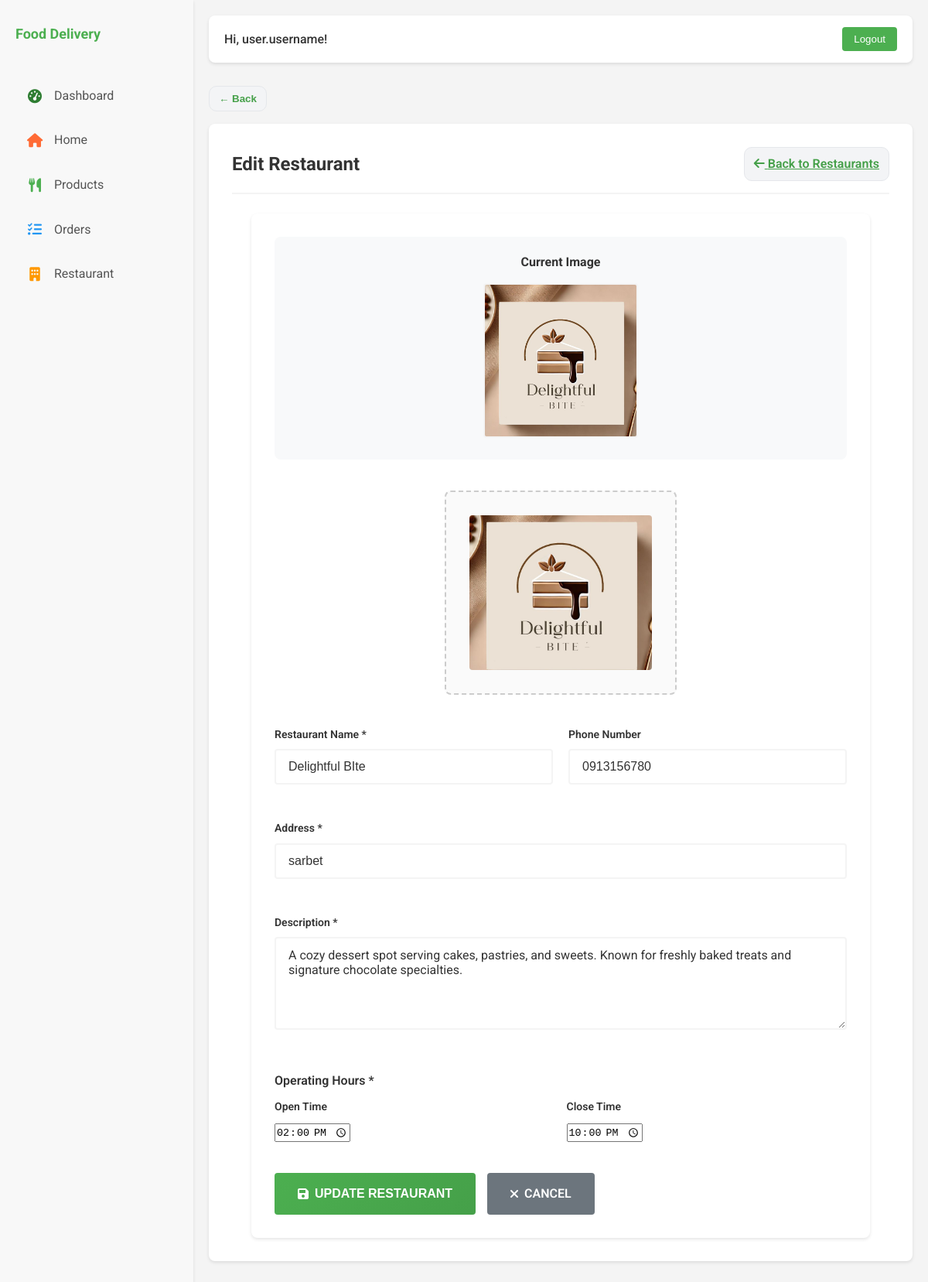
Page /seller/restaurants/edit/19/ (signed in) on the committed database.
### deliveryApp/models.py (models this page shows, shortened)
class Restaurant(models.Model):
    name = models.CharField(max_length=200)
    address = models.CharField(max_length=200)
    discription = models.TextField()
    phone_number = models.CharField(max_length=15, blank=True, null=True)
    image = models.ImageField(upload_to='restaurants/', blank=True, null=True)
    open_time = models.TimeField()
    close_time = models.TimeField()
    created_at = models.DateTimeField(auto_now_add=True)
    added_by = models.ForeignKey(User, on_delete=models.CASCADE, null=True, blank=True)

### deliveryApp/views.py (the view, shortened to what this page needs)
# urls.py: path('seller/restaurants/edit/<int:pk>/', edit_restaurant, name='edit_restaurant'),
@login_required
def edit_restaurant(request, pk):
    restaurant = get_object_or_404(Restaurant, pk=pk)
    return render(request, 'seller/edit_restaurant.html', {'restaurant': restaurant})

### deliveryApp/templates/seller/edit_restaurant.html (shortened to what this page needs)
{% extends './base.html' %}
{% load static %}
{% block content %}
<div class="unified-container">
    <div class="unified-header">
        <h2>Edit Restaurant</h2>
        <a href="{% url 'seller_restaurants' %}" class="btn-back">
            <i class="fas fa-arrow-left"></i> Back to Restaurants
        </a>
    </div>
    <div class="restaurant-form-container">
        <form method="post" enctype="multipart/form-data" class="restaurant-form" id="edit-restaurant-form">
            {% if restaurant.image %}
            <div class="current-image-section">
                <h4>Current Image</h4>
                <img src="{{ restaurant.image.url }}" alt="{{ restaurant.name }}" class="current-image">
            </div>
            {% endif %}
            <div class="restaurant-image-upload">
                <div class="restaurant-image-box {% if restaurant.image %}has-image{% endif %}" id="restaurant-image-box">
                    <label for="image">
                        {% if restaurant.image %}
                        <img src="{{ restaurant.image.url }}" alt="Current Image" class="restaurant-image-preview">
                        {% else %}
                        <img src="" alt="Preview" class="restaurant-image-preview">
                        {% endif %}
                    </label>
                </div>
            </div>
            <div class="form-grid">
                <div class="form-group">
                    <label for="name">Restaurant Name *</label>
                    <input type="text" name="name" id="name" required
                           placeholder="Enter restaurant name" value="{{ restaurant.name }}">
                </div>
                <div class="form-group">
                    <label for="phone_number">Phone Number</label>
                    <input type="text" name="phone_number" id="phone_number"
                           placeholder="Enter phone number" value="{{ restaurant.phone_number }}">
                </div>
                <div class="form-group form-group-full">
                    <label for="address">Address *</label>
                    <input type="text" name="address" id="address" required
                           placeholder="Enter restaurant address" value="{{ restaurant.address }}">
                </div>
                <div class="form-group form-group-full">
                    <label for="discription">Description *</label>
                    <textarea name="discription" id="discription" rows="4" required
                              placeholder="Describe your restaurant...">{{ restaurant.discription }}</textarea>
                </div>
                <div class="form-group-full">
                    <label style="display: block; margin-bottom: 10px; font-weight: 600; color: var(--dark-gray-text);">
                        Operating Hours *
                    </label>
                    <div class="time-input-group">
                        <div class="form-group">
                            <label for="open_time">Open Time</label>
                            <input type="time" name="open_time" id="open_time" required
                                   value="{{ restaurant.open_time|time:'H:i' }}">
                        </div>
                        <div class="form-group">
                            <label for="close_time">Close Time</label>
                            <input type="time" name="close_time" id="close_time" required
                                   value="{{ restaurant.close_time|time:'H:i' }}">
                        </div>
                    </div>
                </div>
            </div>
            <div class="form-buttons">
                <button type="submit" class="submit-btn">
                    <i class="fas fa-save"></i> UPDATE RESTAURANT
                </button>
                <a href="{% url 'seller_restaurants' %}" class="cancel-btn">
                    <i class="fas fa-times"></i> CANCEL
                </a>
            </div>
        </form>
    </div>
</div>
{% endblock %}

### static/seller.css (style rules this page uses)
:root { --primary-green: #4CAF50; --light-gray: #f4f4f4; --dark-gray-text: #333; --medium-gray-border: #ccc; --white: #fff; --sidebar-bg: #f8f8f8; --sidebar-text: #555; --sidebar-active-bg: #e0ffe0; --border-radius-sm: 4px; --border-radius-md: 8px; --box-shadow-light: 0 2px 4px rgba(0,0,0,0.1); --transition: all 0.3s ease; }
* { box-sizing: border-box; margin: 0; padding: 0; }
body { font-family: 'Roboto', sans-serif; background-color: var(--light-gray); color: var(--dark-gray-text); line-height: 1.6; }
.btn-back { background: #f3f4f6; border: 1px solid #e5e7eb; color: #45a049; border-radius: 10px; padding: 8px 12px; font-weight: 600; cursor: pointer; transition: var(--transition); }
.unified-container { background-color: var(--white); padding: 30px; border-radius: var(--border-radius-md); box-shadow: var(--box-shadow-light); margin-bottom: 30px; animation: fadeIn 0.5s ease-in-out; }
.unified-header { display: flex; justify-content: space-between; align-items: center; margin-bottom: 25px; padding-bottom: 15px; border-bottom: 2px solid var(--light-gray); }
.unified-header h2 { font-size: 24px; color: var(--dark-gray-text); font-weight: 700; margin: 0; }
.form-group { margin-bottom: 25px; }
.form-group label { display: block; margin-bottom: 8px; font-weight: 600; color: var(--dark-gray-text); font-size: 14px; }
.form-group input[type="text"], .form-group input[type="number"], .form-group textarea, .form-group select { width: 100%; padding: 12px 16px; border: 2px solid var(--light-gray); border-radius: var(--border-radius-sm); font-size: 16px; color: var(--dark-gray-text); transition: var(--transition); background: var(--white); }
.form-group textarea { resize: vertical; min-height: 120px; font-family: inherit; }
.restaurant-form-container { background-color: var(--white); padding: 30px; border-radius: var(--border-radius-md); box-shadow: var(--box-shadow-light); animation: fadeIn 0.5s ease-in-out; max-width: 800px; margin: 0 auto; }
.restaurant-form { display: flex; flex-direction: column; gap: 20px; }
.restaurant-image-upload { text-align: center; margin-bottom: 20px; }
.restaurant-image-box { border: 2px dashed var(--medium-gray-border); border-radius: var(--border-radius-md); padding: 30px; cursor: pointer; transition: var(--transition); background: #fafafa; position: relative; max-width: 300px; margin: 0 auto; }
.restaurant-image-box label { cursor: pointer; display: flex; flex-direction: column; align-items: center; gap: 15px; }
.restaurant-image-preview { width: 100%; height: 200px; object-fit: cover; border-radius: var(--border-radius-sm); display: none; }
.restaurant-image-box.has-image .restaurant-image-preview { display: block; }
.form-grid { display: grid; grid-template-columns: 1fr 1fr; gap: 20px; }
.form-group-full { grid-column: 1 / -1; }
.time-input-group { display: grid; grid-template-columns: 1fr 1fr; gap: 15px; }
.time-input-group .form-group { margin-bottom: 0; }
.form-buttons { display: flex; gap: 15px; margin-top: 20px; justify-content: flex-start; }
.submit-btn { background: linear-gradient(135deg, var(--primary-green), #45a049); color: var(--white); border: none; padding: 14px 30px; border-radius: var(--border-radius-sm); font-size: 16px; font-weight: 600; cursor: pointer; transition: var(--transition); display: inline-flex; align-items: center; gap: 8px; }
.cancel-btn { background: #6c757d; color: var(--white); border: none; padding: 14px 30px; border-radius: var(--border-radius-sm); font-size: 16px; font-weight: 600; cursor: pointer; transition: var(--transition); text-decoration: none; display: inline-flex; align-items: center; gap: 8px; }
.current-image-section { text-align: center; margin-bottom: 20px; padding: 20px; background: #f8f9fa; border-radius: var(--border-radius-md); }
.current-image-section h4 { margin-bottom: 15px; color: var(--dark-gray-text); }
.current-image { max-width: 300px; max-height: 200px; border-radius: var(--border-radius-sm); border: 2px solid var(--light-gray); }

### rows in the picture
Restaurant: image (picture), name "Delightful BIte", phone_number "0913156780", address "sarbet", discription "A cozy dessert spot serving cakes, pastries, and sweets. Known for freshly baked treats and signature chocolate specialties.", open_time "14:00", close_time "22:00"

### other values in the picture
{{ user.frist_name|default:"user.username" }} "user.username"
